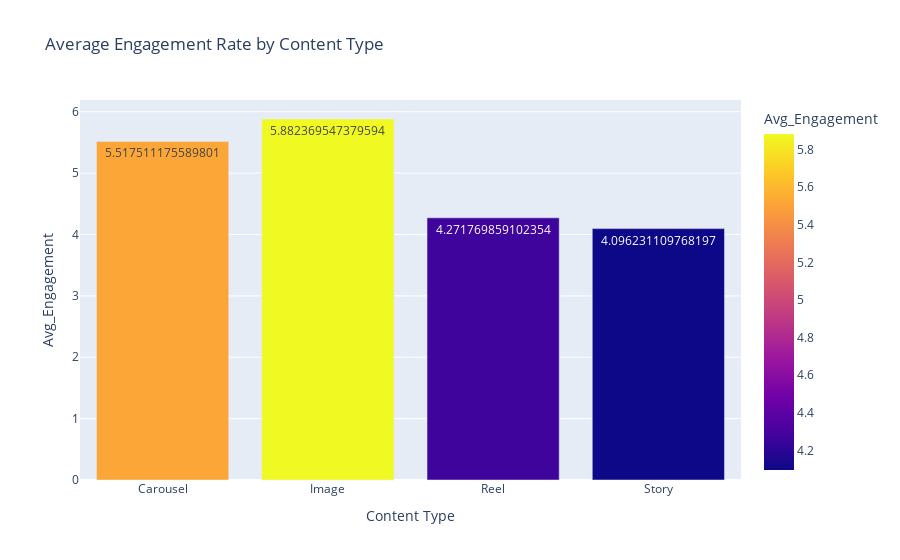

Here is the notebook cell this chart was saved with:
### Markdown cell above
Plot: Avg. Engagement Rate by Content Type

### Code cell
import plotly.express as px

fig1 = px.bar(
    engagement_by_type,
    x='Content Type',
    y='Avg_Engagement',
    title='Average Engagement Rate by Content Type',
    text='Avg_Engagement',
    color='Avg_Engagement'
)
fig1.show()

### Figure 1 — Plotly figure (JSON) as saved in the notebook; plotly's stock layout.template omitted (floating-point values rounded to 4 significant figures)
{"data": [{"hovertemplate": "Content Type=%{x}<br>Avg_Engagement=%{marker.color}<extra></extra>", "legendgroup": "", "marker": {"color": [5.518, 5.882, 4.272, 4.096], "coloraxis": "coloraxis", "pattern": {"shape": ""}}, "name": "", "orientation": "v", "showlegend": false, "text": [5.518, 5.882, 4.272, 4.096], "textposition": "auto", "type": "bar", "x": ["Carousel", "Image", "Reel", "Story"], "xaxis": "x", "y": [5.518, 5.882, 4.272, 4.096], "yaxis": "y"}], "layout": {"barmode": "relative", "coloraxis": {"colorbar": {"title": {"text": "Avg_Engagement"}}, "colorscale": [[0, "#0d0887"], [0.1111, "#46039f"], [0.2222, "#7201a8"], [0.3333, "#9c179e"], [0.4444, "#bd3786"], [0.5556, "#d8576b"], [0.6667, "#ed7953"], [0.7778, "#fb9f3a"], [0.8889, "#fdca26"], [1, "#f0f921"]]}, "legend": {"tracegroupgap": 0}, "title": {"text": "Average Engagement Rate by Content Type"}, "xaxis": {"anchor": "y", "domain": [0, 1], "title": {"text": "Content Type"}}, "yaxis": {"anchor": "x", "domain": [0, 1], "title": {"text": "Avg_Engagement"}}}}
